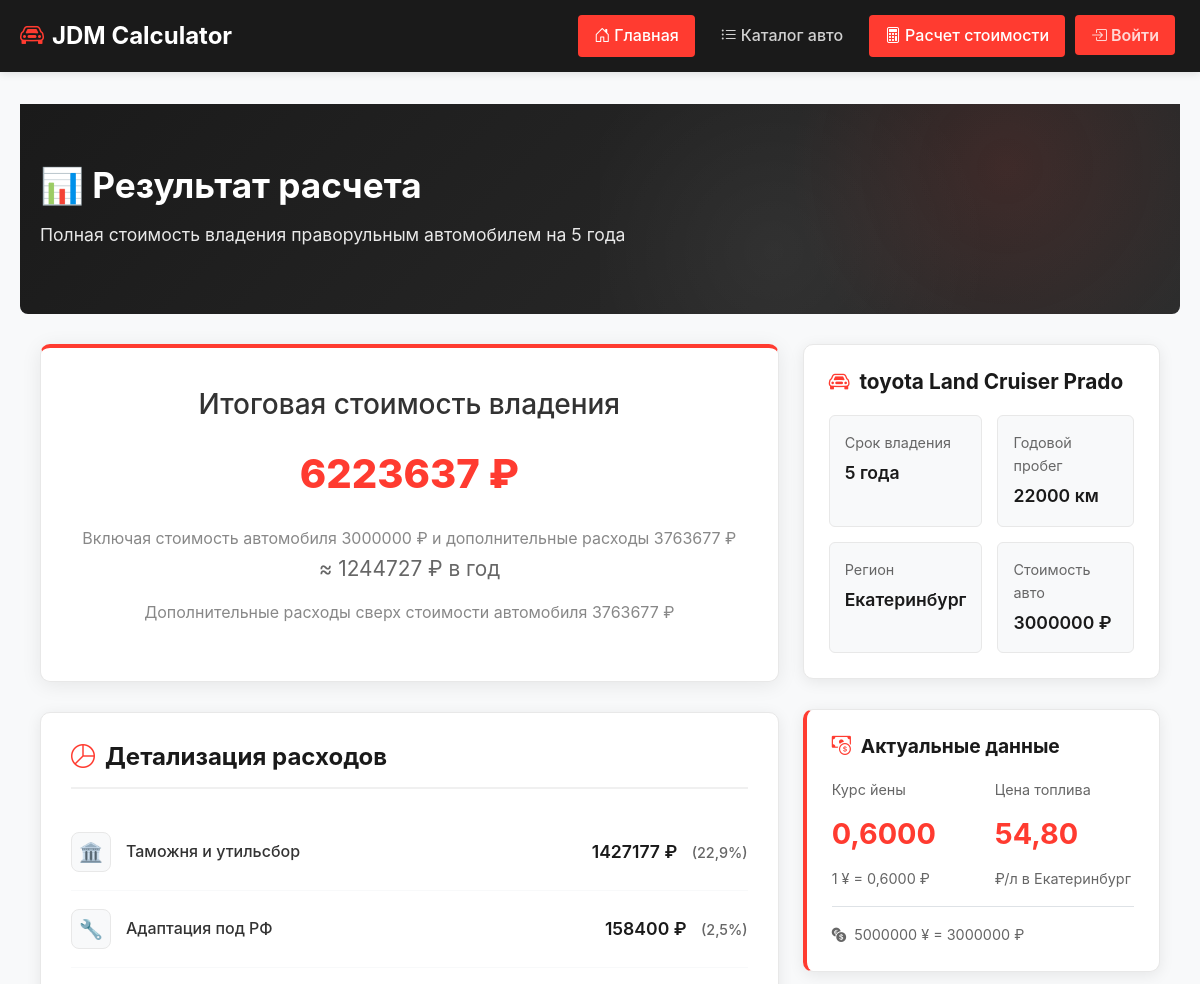
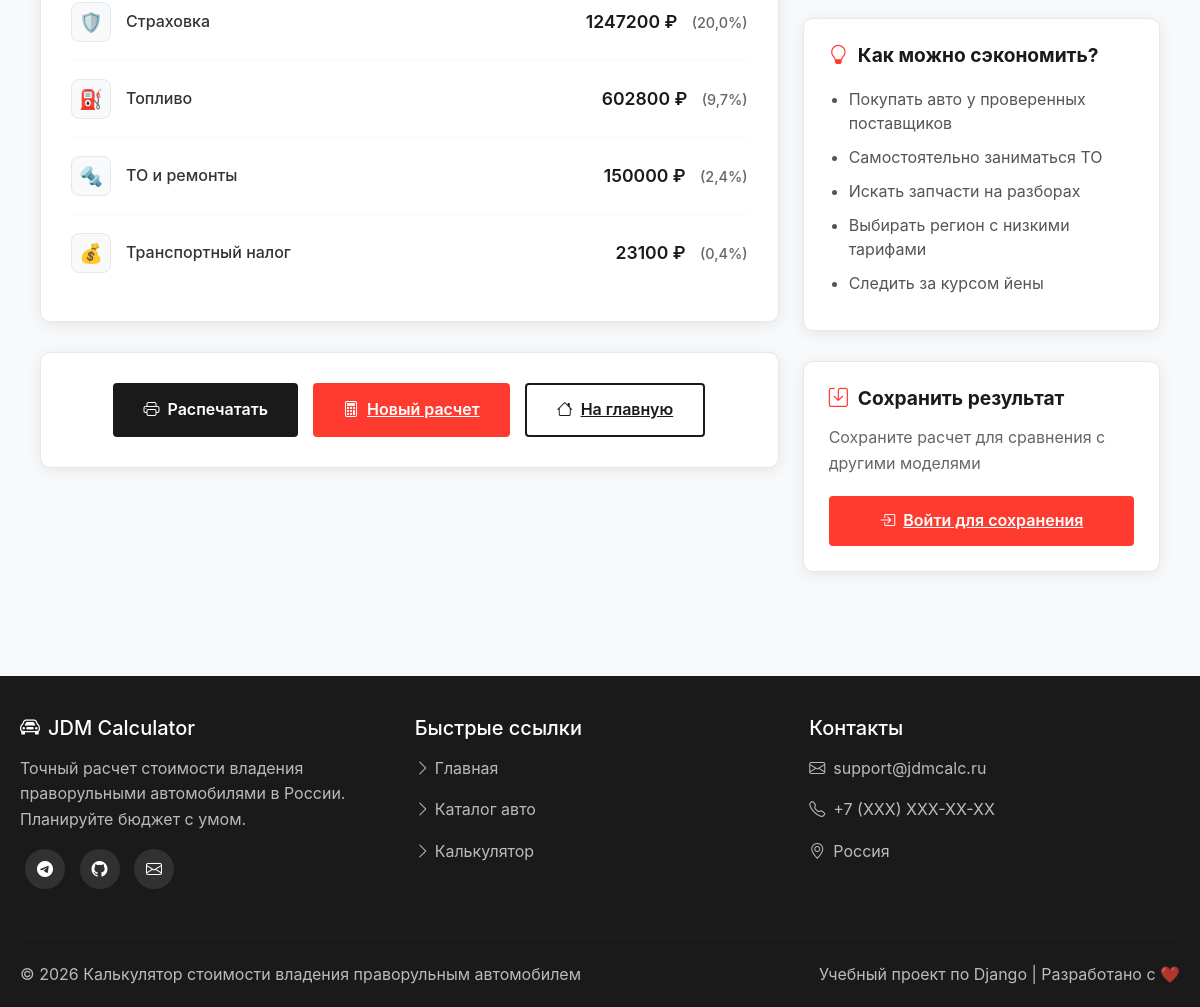
The page /calculator/18/ on the database its author committed (2 pictures, top to bottom).
### calculator/models.py (models this page shows, shortened)
class OwnershipCalculation(models.Model):
    REGION_CHOICES = [
        ('moscow', 'Москва'),
        ('spb', 'Санкт-Петербург'),
        ('vladivostok', 'Владивосток'),
        ('ekb', 'Екатеринбург'),
        ('other', 'Другой'),
    ]
    OWNERSHIP_YEARS_CHOICES = [
        (1, '1 год'),
        (2, '2 года'),
        (3, '3 года'),
        (4, '4 года'),
        (5, '5 лет'),
    ]
    car = models.ForeignKey(
        RightHandCar,
        on_delete=models.CASCADE,
        verbose_name="Автомобиль"
    )
    user = models.ForeignKey(
        User,
        on_delete=models.CASCADE,
        verbose_name="Пользователь",
        null=True,
        blank=True
    )
    purchase_price_jpy = models.IntegerField(
        verbose_name="Цена в Японии (¥)",
        default=500000
    )
    purchase_year = models.IntegerField(
        verbose_name="Год покупки",
        default=2024
    )
    annual_mileage = models.IntegerField(
        verbose_name="Годовой пробег (км)",
        default=15000
    )
    ownership_years = models.IntegerField(
        verbose_name="Срок владения",
        choices=OWNERSHIP_YEARS_CHOICES,
        default=3
    )
    region = models.CharField(
        max_length=20,
        verbose_name="Регион",
        choices=REGION_CHOICES,
        default='moscow'
    )
    total_cost = models.DecimalField(
        verbose_name="Полная стоимость владения",
        max_digits=12,
        decimal_places=2,
        null=True,
        blank=True
    )
    additional_costs = models.DecimalField(
        verbose_name="Дополнительные расходы",
        max_digits=12,
        decimal_places=2,
        null=True,
        blank=True
    )
    customs_cost = models.DecimalField(
        verbose_name="Таможня",
        max_digits=12,
        decimal_places=2,
        null=True,
        blank=True
    )
    adaptation_cost = models.DecimalField(
        verbose_name="Адаптация",
        max_digits=12,
        decimal_places=2,
        null=True,
        blank=True
    )
    insurance_cost = models.DecimalField(
        verbose_name="Страховка",
        max_digits=12,
        decimal_places=2,
        null=True,
        blank=True
    )
    fuel_cost = models.DecimalField(
        verbose_name="Топливо",
        max_digits=12,
        decimal_places=2,
        null=True,
        blank=True
    )
    maintenance_cost = models.DecimalField(
        verbose_name="ТО и ремонты",
        max_digits=12,
        decimal_places=2,
        null=True,
        blank=True
    )
    tax_cost = models.DecimalField(
        verbose_name="Транспортный налог",
        max_digits=12,
        decimal_places=2,
        null=True,
        blank=True
    )
    created_at = models.DateTimeField(
        auto_now_add=True,
        verbose_name="Дата создания"
    )
    updated_at = models.DateTimeField(
        auto_now=True,
        verbose_name="Дата обновления"
    )
    class Meta:
        verbose_name = "Расчет владения"
        verbose_name_plural = "Расчеты владения"
        ordering = ['-created_at']

class RightHandCar(models.Model):
    BRAND_CHOICES = [
        ('toyota', 'Toyota'),
        ('nissan', 'Nissan'),
        ('subaru', 'Subaru'),
        ('mitsubishi', 'Mitsubishi'),
        ('honda', 'Honda'),
    ]
    FUEL_CHOICES = [
        ('petrol', 'Бензин'),
        ('diesel', 'Дизель'),
    ]
    brand = models.CharField(
        max_length=20,
        choices=BRAND_CHOICES,
        verbose_name="Марка"
    )
    model = models.CharField(max_length=50, verbose_name="Модель")
    generation = models.CharField(
        max_length=30,
        verbose_name="Поколение",
        blank=True
    )
    year_from = models.IntegerField(verbose_name="Год выпуска с")
    year_to = models.IntegerField(verbose_name="Год выпуска по")
    engine_volume = models.FloatField(
        verbose_name="Объем двигателя",
        help_text="в литрах"
    )
    fuel_type = models.CharField(
        max_length=10,
        choices=FUEL_CHOICES,
        verbose_name="Тип топлива"
    )
    fuel_consumption = models.FloatField(
        verbose_name="Расход топлива",
        help_text="л/100км средний"
    )
    description = models.TextField(
        verbose_name="Описание",
        blank=True
    )
    image_url = models.URLField(
        'URL изображения',
        max_length=500,
        blank=True,
        null=True,
        help_text='Ссылка на фото автомобиля (рекомендуется 400x250px)'
    )
    created_at = models.DateTimeField(
        auto_now_add=True,
        verbose_name="Дата создания"
    )
    updated_at = models.DateTimeField(
        auto_now=True,
        verbose_name="Дата обновления"
    )
    class Meta:
        verbose_name = "Праворульный автомобиль"
        verbose_name_plural = "Праворульные автомобили"
        ordering = ['brand', 'model', 'year_from']

### calculator/views.py (the view, shortened to what this page needs)
# urls.py: path('calculator/<int:calculation_id>/', views.calculation_result, name='calculation_result'),
def calculation_result(request, calculation_id):
    calculation = get_object_or_404(OwnershipCalculation, id=calculation_id)
    cost_items = calculation.cost_items.all()
    try:
        from .api_services import get_jpy_to_rub_rate, get_russia_fuel_price
        exchange_rate = get_jpy_to_rub_rate()
        fuel_price = get_russia_fuel_price(calculation.region)
    except:
        exchange_rate = 0.6
        fuel_price = 55.5
    price_rub = calculation.purchase_price_jpy * exchange_rate
    total_cost_with_car = calculation.total_cost or 0
    breakdown = {
        'customs': calculation.customs_cost or 0,
        'adaptation': calculation.adaptation_cost or 0,
        'insurance': calculation.insurance_cost or 0,
        'fuel': calculation.fuel_cost or 0,
        'maintenance': calculation.maintenance_cost or 0,
        'tax': calculation.tax_cost or 0,
    }
    keys = list(breakdown.keys())
    for key in keys:
        if total_cost_with_car > 0:
            breakdown[f'{key}_percent'] = round((breakdown[key] / total_cost_with_car) * 100, 1)
        else:
            breakdown[f'{key}_percent'] = 0
    context = {
        'calculation': calculation,
        'car': calculation.car,
        'total_cost': calculation.total_cost or 0,
        'additional_costs': calculation.additional_costs or 0,
        'per_year': (calculation.total_cost or 0) / calculation.ownership_years if calculation.total_cost else 0,
        'price_rub': price_rub,
        'price_jpy': calculation.purchase_price_jpy,
        'mileage': calculation.annual_mileage,
        'years': calculation.ownership_years,
        'region': calculation.get_region_display(),
        'breakdown': breakdown,
        'cost_items': cost_items,
        'exchange_rate': exchange_rate,
        'fuel_price': fuel_price,
    }
    return render(request, 'calculator/result.html', context)

### calculator/templates/calculator/result.html (shortened to what this page needs)
{% extends 'calculator/base.html' %}
{% block content %}
<div class="result-header">
    <div class="container">
        <h1 class="result-title">📊 Результат расчета</h1>
        <p class="result-subtitle">Полная стоимость владения праворульным автомобилем на {{ years }} года</p>
    </div>
</div>
<div class="container">
    <div class="row">
        <div class="col-lg-8">
            <div class="total-cost-card">
            <h3 class="mb-3">Итоговая стоимость владения</h3>
            <div class="total-amount">{{ calculation.total_cost|floatformat:0 }} ₽</div>
            <div class="cost-detail">
                Включая стоимость автомобиля {{ price_rub|floatformat:0 }} ₽
                и дополнительные расходы {{ calculation.additional_costs|default:0|floatformat:0 }} ₽
            </div>
            <div class="cost-per-year">≈ {{ per_year|floatformat:0 }} ₽ в год</div>
            <p class="cost-detail">
                Дополнительные расходы сверх стоимости автомобиля {{ calculation.additional_costs|default:0|floatformat:0 }} ₽
            </p>
        </div>
            <div class="breakdown-card">
                <h3 class="breakdown-title"><i class="bi bi-pie-chart"></i>Детализация расходов</h3>
                <div class="cost-item">
                    <div class="cost-label">
                        <div class="cost-icon">🏛️</div>
                        <div>Таможня и утильсбор</div>
                    </div>
                    <div class="cost-amount">
                        {{ breakdown.customs|floatformat:0 }} ₽
                        <span class="percentage">({{ breakdown.customs_percent }}%)</span>
                    </div>
                </div>
                <div class="cost-item">
                    <div class="cost-label">
                        <div class="cost-icon">🔧</div>
                        <div>Адаптация под РФ</div>
                    </div>
                    <div class="cost-amount">
                        {{ breakdown.adaptation|floatformat:0 }} ₽
                        <span class="percentage">({{ breakdown.adaptation_percent }}%)</span>
                    </div>
                </div>
                <div class="cost-item">
                    <div class="cost-label">
                        <div class="cost-icon">🛡️</div>
                        <div>Страховка</div>
                    </div>
                    <div class="cost-amount">
                        {{ breakdown.insurance|floatformat:0 }} ₽
                        <span class="percentage">({{ breakdown.insurance_percent }}%)</span>
                    </div>
                </div>
                <div class="cost-item">
                    <div class="cost-label">
                        <div class="cost-icon">⛽</div>
                        <div>Топливо</div>
                    </div>
                    <div class="cost-amount">
                        {{ breakdown.fuel|floatformat:0 }} ₽
                        <span class="percentage">({{ breakdown.fuel_percent }}%)</span>
                    </div>
                </div>
                <div class="cost-item">
                    <div class="cost-label">
                        <div class="cost-icon">🔩</div>
                        <div>ТО и ремонты</div>
                    </div>
                    <div class="cost-amount">
                        {{ breakdown.maintenance|floatformat:0 }} ₽
                        <span class="percentage">({{ breakdown.maintenance_percent }}%)</span>
                    </div>
                </div>
                <div class="cost-item">
                    <div class="cost-label">
                        <div class="cost-icon">💰</div>
                        <div>Транспортный налог</div>
                    </div>
                    <div class="cost-amount">
                        {{ breakdown.tax|floatformat:0 }} ₽
                        <span class="percentage">({{ breakdown.tax_percent }}%)</span>
                    </div>
                </div>
            </div>
            <div class="actions-section">
                <div class="action-buttons">
                    <button class="btn-print" onclick="window.print()">
                        <i class="bi bi-printer me-2"></i>Распечатать
                    </button>
                    <a href="{% url 'calculation_create' %}" class="btn-new">
                        <i class="bi bi-calculator me-2"></i>Новый расчет
                    </a>
                    <a href="{% url 'home' %}" class="btn-outline">
                        <i class="bi bi-house me-2"></i>На главную
                    </a>
                </div>
            </div>
        </div>
        <div class="col-lg-4">
            <div class="car-info-card">
                <h3 class="car-info-title"><i class="bi bi-car-front"></i>{{ car.brand }} {{ car.model }}</h3>
                <div class="info-grid">
                    <div class="info-item">
                        <div class="info-label">Срок владения</div>
                        <div class="info-value">{{ years }} года</div>
                    </div>
                    <div class="info-item">
                        <div class="info-label">Годовой пробег</div>
                        <div class="info-value">{{ mileage|floatformat:0 }} км</div>
                    </div>
                    <div class="info-item">
                        <div class="info-label">Регион</div>
                        <div class="info-value">{{ region }}</div>
                    </div>
                    <div class="info-item">
                        <div class="info-label">Стоимость авто</div>
                        <div class="info-value">{{ price_rub|floatformat:0 }} ₽</div>
                    </div>
                </div>
            </div>
            <div class="currency-card">
                <h3 class="currency-title"><i class="bi bi-cash-coin"></i>Актуальные данные</h3>
                <div class="row">
                    <div class="col-6">
                        <div class="currency-label">Курс йены</div>
                        <div class="currency-rate">{{ exchange_rate|floatformat:4 }}</div>
                        <div class="currency-label">1 ¥ = {{ exchange_rate|floatformat:4 }} ₽</div>
                    </div>
                    <div class="col-6">
                        <div class="currency-label">Цена топлива</div>
                        <div class="currency-rate">{{ fuel_price|floatformat:2 }}</div>
                        <div class="currency-label">₽/л в {{ region }}</div>
                    </div>
                </div>
                <div class="mt-3 pt-3 border-top">
                    <div class="currency-label">
                        <i class="bi bi-currency-exchange me-1"></i>
                        {{ price_jpy|floatformat:0 }} ¥ = {{ price_rub|floatformat:0 }} ₽
                    </div>
                </div>
            </div>
            <div class="tips-card">
                <h3 class="tips-title"><i class="bi bi-lightbulb"></i>Как можно сэкономить?</h3>
                <ul class="tips-list">
                    <li>Покупать авто у проверенных поставщиков</li>
                    <li>Самостоятельно заниматься ТО</li>
                    <li>Искать запчасти на разборах</li>
                    <li>Выбирать регион с низкими тарифами</li>
                    <li>Следить за курсом йены</li>
                </ul>
            </div>
            <div class="save-card">
                <h3 class="save-title"><i class="bi bi-save"></i>Сохранить результат</h3>
                <p class="save-text">Сохраните расчет для сравнения с другими моделями</p>
                {% if user.is_authenticated %}
                <button class="btn-new w-100">
                    <i class="bi bi-save me-2"></i>Сохранить в профиль
                </button>
                {% else %}
                <a href="/admin/login/" class="btn-new w-100">
                    <i class="bi bi-box-arrow-in-right me-2"></i>Войти для сохранения
                </a>
                {% endif %}
            </div>
        </div>
    </div>
</div>
{% endblock %}

### rows shown on the page
OwnershipCalculation: total_cost "6223637", additional_costs "3763677", customs "1427177", adaptation "158400", insurance "1247200", fuel "602800", maintenance "150000", tax "23100"
RightHandCar: brand "toyota", model "Land Cruiser Prado"

### other values the page prints
{{ years }} "5"
{{ price_rub|floatformat:0 }} "3000000"
{{ per_year|floatformat:0 }} "1244727"
{{ breakdown.customs_percent }} "22,9"
{{ breakdown.adaptation_percent }} "2,5"
{{ breakdown.insurance_percent }} "20,0"
{{ breakdown.fuel_percent }} "9,7"
{{ breakdown.maintenance_percent }} "2,4"
{{ breakdown.tax_percent }} "0,4"
{{ mileage|floatformat:0 }} "22000"
{{ region }} "Екатеринбург"
{{ exchange_rate|floatformat:4 }} "0,6000"
{{ fuel_price|floatformat:2 }} "54,80"
{{ price_jpy|floatformat:0 }} "5000000"
